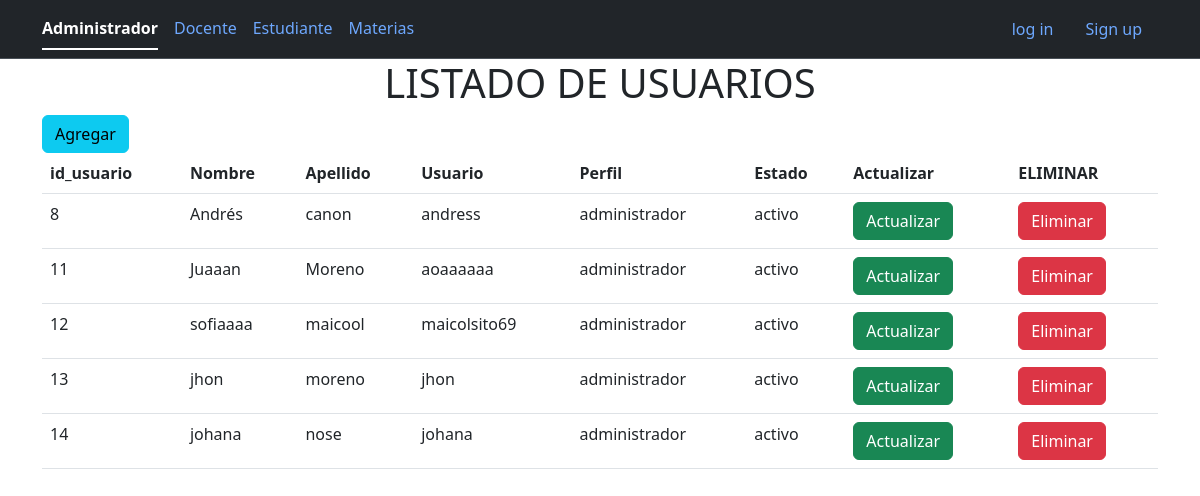
The app's page /Administrador/pages/index.php with its own data.
### tables this page shows
CREATE TABLE `usuarios` (
  `id_usuario` int(11) NOT NULL,
  `Nombreusu` varchar(60) NOT NULL,
  `Apellidousu` varchar(60) NOT NULL,
  `Usuario` varchar(40) NOT NULL,
  `Passwordusu` varchar(80) NOT NULL,
  `Perfil` varchar(30) NOT NULL,
  `Estado` varchar(20) NOT NULL
);

### conexion.php (called while the page is built, shortened)
<?php
class Conexion{
	private $drive = "mysql";
	private $host = "localhost";
	private $dbname = "notas2023";
	private $usuario = "root";
	private $contra = "";
	public function __construct(){
		try {
			$db = new PDO("{$this->drive}:host={$this->host};dbname={$this->dbname}", $this->usuario,$this->contra);
			$db->setAttribute(PDO::ATTR_ERRMODE, PDO::ERRMODE_EXCEPTION );
			return $db;
		} catch (PDOException $e) {
			echo "Conexion no exitosa: " . $e->getMessage();
		}
	}
}
 ?>

### Administrador/modelos/Administrador.php (called while the page is built, shortened)
<?php
    include_once("../../Conexion.php");
    class Administrador extends Conexion{
        public function __construct(){
            $this->db = parent::__construct();
        }
        public function getad(){
            $row = null;
            $statement = $this->db->prepare("SELECT * FROM usuarios WHERE Perfil = 'administrador'");
            $statement->execute();
            while($result = $statement->fetch()){
                $row[] = $result;
            }
            return $row;
        }
    }
?>

### Administrador/pages/index.php (the view, shortened to what this page needs)
<!DOCTYPE html>
<html>
<head>
	<link href="https://cdn.jsdelivr.net/npm/bootstrap@5.3.0/dist/css/bootstrap.min.css" rel="stylesheet">
</head>
<body>
	<nav class="navbar bg-dark border-bottom border-bottom-dark" data-bs-theme="dark">
		<div class="container">
			<ul class="nav nav-underline justify-content-center">
				<li class="nav-item">
					<a href="../../Administrador/pages/index.php" class="nav-link active">Administrador</a>
				</li>
				<li class="nav-item">
					<a href="../../Docente/pages/index.php" class="nav-link">Docente</a>
				</li>
				<li class="nav-item">
					<a href="../../Estudiante/pages/index.php" class="nav-link">Estudiante</a>
				</li>
				<li class="nav-item">
					<a href="../../Materia/pages/index.php" class="nav-link">Materias</a>
				</li>
				</ul>
				<ul class="nav nav-pills">
					<li class="nav-item">
						<a class="nav-link">log in</a>
					</li>
					<li class="nav-item">
						<a class="nav-link">Sign up</a>
					</li>
				</ul>
		</div>
	</nav>
	<div class="container">
		<h1 class="text-center">LISTADO DE USUARIOS</h1>
		<a class="btn btn-info" href="agregar.php">Agregar</a>
	<div class="col-auto-mt-5">
		<table class="table">
			<thead>
	<tr>
				<th scope="col">id_usuario</th>
				<th scope="col">Nombre</th>
				<th scope="col">Apellido</th>
				<th scope="col">Usuario</th>
				<th scope="col">Perfil</th>
				<th scope="col">Estado</th>
				<th scope="col">Actualizar</th>
				<th scope="col">ELIMINAR</th>
			</tr>
			</thead>
			<tbody>
				<?php
				require_once('../../Conexion.php');
				require_once('../modelos/administrador.php');
				$usu = new Administrador();
				$datos = $usu->getad();
				 	foreach ($datos as $datos ) { ?>
				 <tr>
				 	<td><?php echo $datos['id_usuario'] ?></td>
				 	<td><?php echo $datos['Nombreusu'] ?></td>
				 	<td><?php echo $datos['Apellidousu'] ?></td>
				 	<td><?php echo $datos['Usuario'] ?></td>
				 	<td><?php echo $datos['Perfil'] ?></td>
				 	<td><?php echo $datos['Estado'] ?></td>
				 	<td><a href="editar.php?id=<?php echo $datos['id_usuario'] ?>"  class="btn btn-success">Actualizar</a></td>
				 	<td><a href="eliminar.php?id=<?php echo $datos['id_usuario'] ?>" class="btn btn-danger">Eliminar</a></td>
				 </tr>
				 <?php } ?>
			</tbody>
		</table>
	</div>
	</div>
</body>
</html>

### records on screen
usuarios: id_usuario "8", Nombreusu "Andrés", Apellidousu "canon", Usuario "andress", Perfil "administrador", Estado "activo"
usuarios: id_usuario "11", Nombreusu "Juaaan", Apellidousu "Moreno", Usuario "aoaaaaaa", Perfil "administrador", Estado "activo"
usuarios: id_usuario "12", Nombreusu "sofiaaaa", Apellidousu "maicool", Usuario "maicolsito69", Perfil "administrador", Estado "activo"
usuarios: id_usuario "13", Nombreusu "jhon", Apellidousu "moreno", Usuario "jhon", Perfil "administrador", Estado "activo"
usuarios: id_usuario "14", Nombreusu "johana", Apellidousu "nose", Usuario "johana", Perfil "administrador", Estado "activo"
